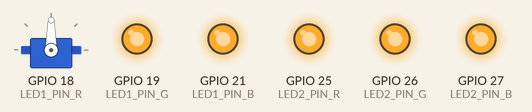
Recording of a program running on a simulated ESP32. On the bench: servo, output pins drawn as LEDs (lit = HIGH). The audio player accepts every command and is not drawn; pins used as bus, display or sensor lines are not drawn; what the program prints to the serial monitor is not drawn.

Above: at 0.55 s.
Timing chart, 0 to 5.1 s (numbered marks = the images above):
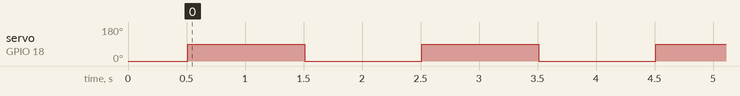

The program:

main.cpp
```cpp
#include <Arduino.h>
#include "MyServo.h"
#include "Config.h"
#include "Controller.h"

Controller controller;

void setup() {
  // controle inicializa os componentes e configurações
  controller.begin();
}

void loop() {
  controller.update();
}
```

AudioManager.h
```cpp
#ifndef AUDIO_MANAGER_H
#define AUDIO_MANAGER_H

#include <Arduino.h>
#include <DFRobotDFPlayerMini.h>

class AudioManager {
private:
    DFRobotDFPlayerMini _player;
    HardwareSerial* _serial;
    uint8_t _rx, _tx;
    int _volume;

public:
    // Recebe o ponteiro da Serial2 e os pinos 16/17 do teu diagrama
    AudioManager(HardwareSerial* serial, uint8_t rx, uint8_t tx);

    void begin();
    void playAlert();
    void setVolume(int vol);
    void nextVolume(); // Alterna entre níveis de volume pré-definidos
    void stop();
};

#endif
```

Controller.h
```cpp
#ifndef CONTROLLER_H
#define CONTROLLER_H

#include <Arduino.h>
#include "Config.h"
#include "RGBLed.h"
#include "MyServo.h"
#include "Ultrassonico.h"
#include "AudioManager.h"

class Controller {
private:
    // Instâncias das suas classes
    RGBLed _led1;
    RGBLed _led2;
    MyServo _servo;
    Ultrassonico _sensor;
    AudioManager _audio;

    unsigned long _lastUpdate;
    bool _alertaAtivo;
    void moveArm();

public:
    Controller();
    void begin();
    void update();
};

#endif
```

MyServo.h
```cpp
#ifndef MY_SERVO_H
#define MY_SERVO_H

#include <ESP32Servo.h>

class MyServo {
private:
    Servo _servo;
    uint8_t _pin;
    int _minPulse;
    int _maxPulse;
    int _currentAngle;

public:
    // Construtor: pino e pulsos min/max (padrão 544 e 2400 para a maioria dos SG90)
    MyServo(uint8_t pin, int minPulse = 544, int maxPulse = 2400);

    void begin();
    void setAngle(int angle);
    void detach(); // Para economizar energia e evitar trepidação (jitter)
    int getCurrentAngle();
};

#endif
```

RGBLed.h
```cpp
#ifndef RGB_LED_H
#define RGB_LED_H

#include <Arduino.h>

class RGBLed {
private:
    uint8_t _pinR, _pinG, _pinB;
    uint8_t _chR, _chG, _chB;
    bool _isAnode;

public:
    // Construtor: pinos, canais PWM (0-15) e se é anodo comum
    RGBLed(uint8_t r, uint8_t g, uint8_t b, uint8_t chR, uint8_t chG, uint8_t chB, bool isAnode = true);

    void begin();
    void setColor(uint8_t r, uint8_t g, uint8_t b);
    void off();
};

#endif
```

Ultrassonico.h
```cpp
#ifndef ULTRASSONICO_H
#define ULTRASSONICO_H

#include <Arduino.h>

class Ultrassonico {
private:
    uint8_t _trig;
    uint8_t _echo;
    float _lastDistance;

public:
    // Recebe os pinos definidos no Config.h via Orquestrador
    Ultrassonico(uint8_t trig, uint8_t echo);

    // Configura os modos dos pinos
    void begin();

    // Realiza a leitura e retorna a distância em centímetros
    float readDistance();

    // Retorna o último valor lido sem disparar o sensor novamente
    float getLastDistance() { return _lastDistance; }
};

#endif
```

AudioManager.cpp
```cpp
#include "AudioManager.h"

AudioManager::AudioManager(HardwareSerial* serial, uint8_t rx, uint8_t tx)
    : _serial(serial), _rx(rx), _tx(tx), _volume(20) {}

void AudioManager::begin() {
    // 1. Inicia a porta Serial2 com os pinos definidos no Config.h
    // O baud rate padrão do DFPlayer é 9600
    _serial->begin(9600, SERIAL_8N1, _rx, _tx);

    Serial.println(F("AudioManager: A iniciar DFPlayer..."));

    // 2. Tenta comunicar com o módulo
    // O timeout de 500ms é uma margem segura para o módulo responder
    if (!_player.begin(*_serial, /*isACK = */true, /*doReset = */true)) {
        Serial.println(F("Erro: Não foi possível conectar ao DFPlayer Mini."));
        Serial.println(F("1. Verifique as ligações RX/TX."));
        Serial.println(F("2. Verifique se o Cartão SD está inserido."));
        return;
    }

    // 3. Configuração inicial após sucesso
    _player.setTimeOut(500); // Timeout para comandos
    _player.volume(_volume); // Define o volume inicial (0-30)
    _player.EQ(DFPLAYER_EQ_NORMAL);
    _player.outputDevice(DFPLAYER_DEVICE_SD);

    Serial.println(F("AudioManager: DFPlayer pronto!"));
}

void AudioManager::playAlert() {
    // Espaço para tocar track de alerta
}

void AudioManager::setVolume(int vol) {
    // Espaço para ajustar volume do módulo
}

void AudioManager::nextVolume() {
    // Espaço para lógica de ciclo de volume
}

void AudioManager::stop() {
    // Espaço para parar áudio
}
```

Controller.cpp
```cpp
// inicialmente o servo vai começar no angulo 0
// no grau o, o mecanismontem tem 12.6cm
// o tamanho max que ele atinge com angulo de 180 são 15cm
// o tamanho do mecanismo esticado no max é 15cm
// o objetivo é que ele saia de 0 a 90 graus para apertar
// e depois volte para 0 para soltar
// o mecanismo com 90 graus, tem 12.8cm
//o dispensador tem 15cm
//12.8 + 15 = 27.8cm
//27.8cm é o tamanho total do mecanismo
//com o servo em 90 graus, mais 15cm do dispensador
// então a distancia entre para que haja espaco de apertar e voltar
// deve ser de 2 cm
// 90 graus o braço percorrera 4cm ate a cabeca
// com distancia de 2cm entre eles
//ele deve percorrer 2cm para apertar e depois voltar 2cm para soltar
// e depois mais 2cm para voltar para a posição inicial

#include "Controller.h"
#include <Arduino.h>

Controller::Controller() :
    _led1(LED1_PIN_R, LED1_PIN_G, LED1_PIN_B, LED1_CH_R, LED1_CH_G, LED1_CH_B),
    _led2(LED2_PIN_R, LED2_PIN_G, LED2_PIN_B, LED2_CH_R, LED2_CH_G, LED2_CH_B),
    _servo(SERVO_PIN),
    _sensor(ULTRASONIC_TRIG_PIN, ULTRASONIC_ECHO_PIN),
    _audio(&Serial2, DFPLAYER_RX_PIN, DFPLAYER_TX_PIN),
    _lastUpdate(0),
    _alertaAtivo(false) {}

void Controller::begin() {
    Serial.begin(115200);

    // Inicialização coordenada de todos os drivers
    _led1.begin();
    _led2.begin();
    _servo.begin();
    _sensor.begin();
    _audio.begin();

    _audio.setVolume(20);
    Serial.println("Controller: Sistema Inicializado.");
}

void Controller::update() {
    moveArm();
}

void Controller::moveArm() {
    _servo.setAngle(90);
    delay(1000);
    _servo.setAngle(0);
    delay(1000); // é necessario este delay para o servo voltar para a posição inicial antes de tentar apertar novamente
}
```

MyServo.cpp
```cpp
#include "MyServo.h"

MyServo::MyServo(uint8_t pin, int minPulse, int maxPulse) {
    _pin = pin;
    _minPulse = minPulse;
    _maxPulse = maxPulse;
    _currentAngle = 0;
}

void MyServo::begin() {
    // Permite que o timer do ESP32 aloque o PWM automaticamente
    ESP32PWM::allocateTimer(0);
    ESP32PWM::allocateTimer(1);
    ESP32PWM::allocateTimer(2);
    ESP32PWM::allocateTimer(3);

    _servo.setPeriodHertz(50); // Frequência padrão de 50Hz para servos
    _servo.attach(_pin, _minPulse, _maxPulse);
    _servo.write(_currentAngle);
}

void MyServo::setAngle(int angle) {
    // Garante que o ângulo esteja entre 0 e 180
    angle = constrain(angle, 0, 180);
    _servo.write(angle);
    _currentAngle = angle;
}

void MyServo::detach() {
    _servo.detach();
}

int MyServo::getCurrentAngle() {
    return _currentAngle;
}
```

RGBLed.cpp
```cpp
#include "RGBLed.h"

RGBLed::RGBLed(uint8_t r, uint8_t g, uint8_t b, uint8_t chR, uint8_t chG, uint8_t chB, bool isAnode) {
    _pinR = r; _pinG = g; _pinB = b;
    _chR = chR; _chG = chG; _chB = chB;
    _isAnode = isAnode;
}

void RGBLed::begin() {
    // Configura o PWM do ESP32: Frequência 5000Hz, Resolução 8 bits (0-255)
    ledcSetup(_chR, 5000, 8);
    ledcSetup(_chG, 5000, 8);
    ledcSetup(_chB, 5000, 8);

    // Associa os pinos aos canais
    ledcAttachPin(_pinR, _chR);
    ledcAttachPin(_pinG, _chG);
    ledcAttachPin(_pinB, _chB);

    off(); // Começa desligado
}

void RGBLed::setColor(uint8_t r, uint8_t g, uint8_t b) {
    if (_isAnode) {
        // Inverte o valor: 255 (cor total) vira 0 (pino LOW/GND)
        ledcWrite(_chR, 255 - r);
        ledcWrite(_chG, 255 - g);
        ledcWrite(_chB, 255 - b);
    } else {
        ledcWrite(_chR, r);
        ledcWrite(_chG, g);
        ledcWrite(_chB, b);
    }
}

void RGBLed::off() {
    setColor(0, 0, 0);
}
```

Ultrassonico.cpp
```cpp
#include "Ultrassonico.h"

Ultrassonico::Ultrassonico(uint8_t trig, uint8_t echo) : _trig(trig), _echo(echo), _lastDistance(0.0) {}

void Ultrassonico::begin() {
    pinMode(_trig, OUTPUT);
    pinMode(_echo, INPUT);
    digitalWrite(_trig, LOW); // Garantir que o pino TRIG começa em LOW
}

float Ultrassonico::readDistance() {
    // Enviar um pulso de 10 microsegundos no pino TRIG
    digitalWrite(_trig, LOW);
    delayMicroseconds(2);
    digitalWrite(_trig, HIGH);
    delayMicroseconds(10);
    digitalWrite(_trig, LOW);

    // Ler o tempo do pulso no pino ECHO
    unsigned long duration = pulseIn(_echo, HIGH);

    // Calcular a distância em centímetros (velocidade do som é ~343 m/s)
    _lastDistance = (duration / 2.0) * 0.0343; // Dividir por 2 para ida e volta

    return _lastDistance;
}
```

Config.h
```cpp
#ifndef CONFIG_H
#define CONFIG_H

// --- LED RGB 1 ---
#define LED1_PIN_R 18
#define LED1_PIN_G 19
#define LED1_PIN_B 21
#define LED1_CH_R  0
#define LED1_CH_G  1
#define LED1_CH_B  2

// --- LED RGB 2 ---
#define LED2_PIN_R 25
#define LED2_PIN_G 26
#define LED2_PIN_B 27
#define LED2_CH_R  3
#define LED2_CH_G  4
#define LED2_CH_B  5

// --- SERVO MOTOR ---
//#define SERVO_PIN 13
#define SERVO_PIN 18

// --- SENSOR ULTRASSÓNICO (HC-SR04) ---
#define ULTRASONIC_TRIG_PIN 32
#define ULTRASONIC_ECHO_PIN 33

// --- DFPLAYER MINI (Comunicação Serial) ---
// No ESP32, é melhor usar a Serial2 para o DFPlayer
#define DFPLAYER_RX_PIN 16 // Conecta no TX do DFPlayer
#define DFPLAYER_TX_PIN 17 // Conecta no RX do DFPlayer (através de resistor 1k)

#endif
```

Measured:
- by itself, servo on GPIO 18 (LED1_PIN_R): alternates 90° for 1.0 s and 0° for 1.0 s
